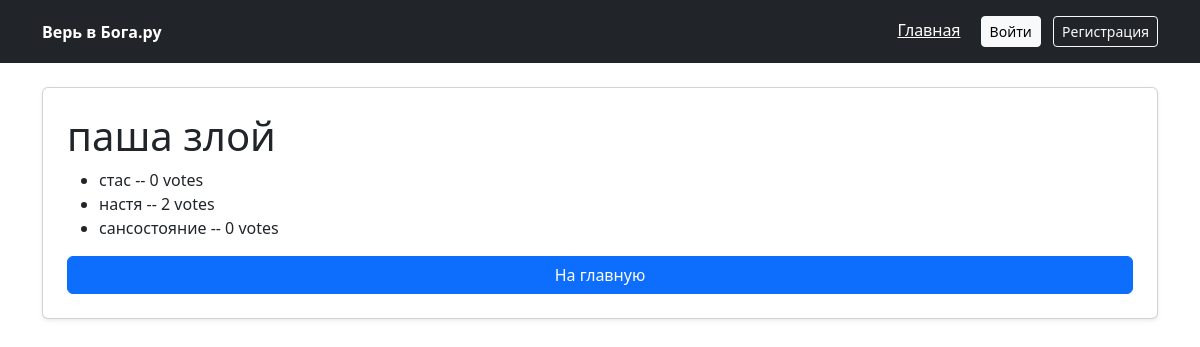
The app's page /polls/7/results/ with its own data.
### polls/models.py (models this page shows, shortened)
class Question(models.Model):
    question_text = models.CharField(max_length=200)
    pub_date = models.DateTimeField('date published')
    lifetime = models.DurationField(default=timedelta(days=7))
    is_active = models.BooleanField(default=True)
    description = models.TextField(blank=True, null=True)
    image = models.ImageField(upload_to='questions/', blank=True, null=True)

class Choice(models.Model):
    question = models.ForeignKey(Question, on_delete=models.CASCADE)
    choice_text = models.CharField(max_length=200)
    votes = models.IntegerField(default=0)

### polls/views.py (the view)
# urls.py: path('<int:pk>/results/', views.ResultsView.as_view(), name='results'),
class ResultsView(generic.DetailView):
    model = Question
    template_name = 'polls/results.html'

### polls/templates/polls/results.html
{% extends 'base_generic.html' %}
{% block content %}
<h1>{{ question.question_text }}</h1>
<ul>
    {% for choice in question.choice_set.all %}
    <li>{{ choice.choice_text }} -- {{ choice.votes }} vote{{choice.votes|pluralize}}</li>
    {% endfor %}
</ul>
<a href="{% url 'polls:index' %}" class="btn btn-primary"> На главную </a>
{% endblock %}

### records on screen
Question: question_text "паша злой"
Choice: choice_text "стас", votes "0"
Choice: choice_text "настя", votes "2"
Choice: choice_text "сансостояние", votes "0"
